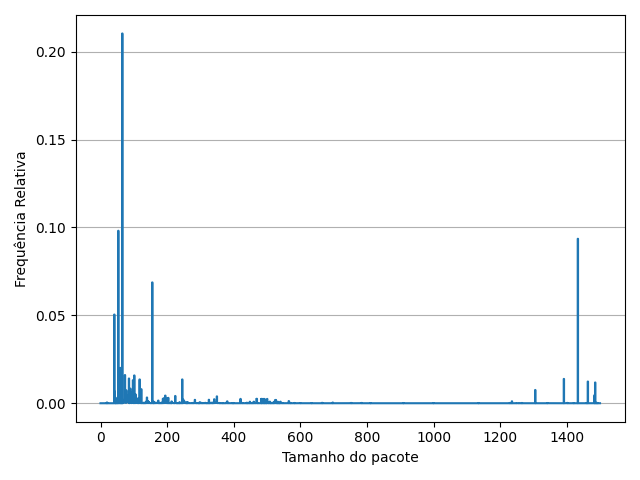

Reproduce this figure in Python.
import pandas as pd
import numpy as np
import matplotlib.pyplot as plt

if __name__ == "__main__":
    
    MTU = 1500
    RAW = "../../Data/Raw/"
    filenames = ['16-09-25.csv','16-09-26.csv','16-09-27.csv','16-09-28.csv','16-09-29.csv','16-09-30.csv','16-10-01.csv','16-10-02.csv','16-10-03.csv','16-10-04.csv','16-10-05.csv','16-10-06.csv','16-10-07.csv','16-10-08.csv','16-10-09.csv','16-10-10.csv','16-10-11.csv','16-10-12.csv']
    
    plt.clf()

    distribution = np.zeros(MTU+1)
    frequency = np.zeros(MTU+1)
    total = 0
    for file in filenames:
        print(file)
        df = pd.read_csv(RAW+file,encoding='latin1')
        count = df["Length"].value_counts()
        for i in count.keys():
            if i <= MTU:
                frequency[i] = frequency[i]+count[i]
            total = total + count[i]

    for i,j in enumerate(frequency):
        distribution[i] = j/total
    
    plt.step(range(0,MTU+1),distribution)
    plt.ylabel("Frequência Relativa")
    plt.xlabel("Tamanho do pacote")
    
    plt.grid(visible=True, axis='y',which="major")
    
    plt.show()

    #file = open("distribution.txt","w")
    #for i in distribution:
        #file.write(str(i)+"\n")
    #file.close()
